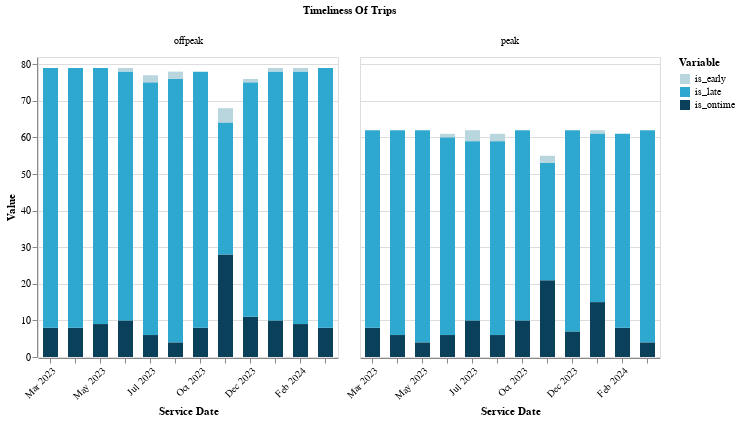

Notebook code for this chart:
### Markdown cell above
#### How on time is this route?

### Code cell
(
    alt.Chart(df_timeliness.loc[df_timeliness.direction_id == 0])
    .mark_bar(size=15)
    .encode(
        x=alt.X(
            "yearmonthdate(service_date):O",
            title=["Service Date"],
            axis=alt.Axis(labelAngle=-45, format="%b %Y"),
        ),
        y=alt.Y(
            "value:Q",
            title=_charts.labeling("value"),
            scale=alt.Scale(
                domain=[
                    (df_timeliness.value.min()),
                    (df_timeliness.value.max() + 10),
                ]
            ),
        ),
        color=alt.Color(
            "variable:N",
            title=_charts.labeling("variable"),
            scale=alt.Scale(range=_charts.blue_palette),
        ),
        tooltip=df_timeliness.columns.tolist(),
    )
).properties(width=300, height=300).facet(
    column=alt.Column("time_period:N", title=_charts.labeling("Timeliness of Trips")),
)

### Figure 1 — Vega-Lite specification as saved in the notebook (floating-point values rounded to 4 significant figures)
{"config": {"view": {"continuousWidth": 300, "continuousHeight": 300}}, "data": {"name": "data-b18cc39881cfcf9011f881d8642fc4b4"}, "facet": {"column": {"field": "time_period", "title": "Timeliness Of Trips", "type": "nominal"}}, "spec": {"mark": {"type": "bar", "size": 15}, "encoding": {"color": {"field": "variable", "scale": {"range": ["#B9D6DF", "#2EA8CE", "#0B405B"]}, "title": "Variable", "type": "nominal"}, "tooltip": [{"field": "service_date", "type": "temporal"}, {"field": "organization_name", "type": "nominal"}, {"field": "route_combined_name", "type": "nominal"}, {"field": "time_period", "type": "nominal"}, {"field": "direction_id", "type": "quantitative"}, {"field": "variable", "type": "nominal"}, {"field": "value", "type": "quantitative"}], "x": {"axis": {"format": "%b %Y", "labelAngle": -45}, "field": "service_date", "timeUnit": "yearmonthdate", "title": ["Service Date"], "type": "ordinal"}, "y": {"field": "value", "scale": {"domain": [0, 82]}, "title": "Value", "type": "quantitative"}}, "height": 300, "width": 300}, "$schema": "https://vega.github.io/schema/vega-lite/v5.14.1.json", "datasets": {"data-b18cc39881cfcf9011f881d8642fc4b4": [{"service_date": "2023-04-12T00:00:00", "organization_name": "City and County of San Francisco", "route_combined_name": "30 STOCKTON", "time_period": "offpeak", "direction_id": 0.0, "variable": "is_early", "value": 0}, {"service_date": "2023-05-17T00:00:00", "organization_name": "City and County of San Francisco", "route_combined_name": "30 STOCKTON", "time_period": "offpeak", "direction_id": 0.0, "variable": "is_early", "value": 0}, {"service_date": "2023-06-14T00:00:00", "organization_name": "City and County of San Francisco", "route_combined_name": "30 STOCKTON", "time_period": "offpeak", "direction_id": 0.0, "variable": "is_early", "value": 1}, {"service_date": "2023-07-12T00:00:00", "organization_name": "City and County of San Francisco", "route_combined_name": "30 STOCKTON", "time_period": "offpeak", "direction_id": 0.0, "variable": "is_early", "value": 2}, {"service_date": "2023-08-15T00:00:00", "organization_name": "City and County of San Francisco", "route_combined_name": "30 STOCKTON", "time_period": "offpeak", "direction_id": 0.0, "variable": "is_early", "value": 2}, {"service_date": "2023-10-11T00:00:00", "organization_name": "City and County of San Francisco", "route_combined_name": "30 STOCKTON", "time_period": "offpeak", "direction_id": 0.0, "variable": "is_early", "value": 0}, {"service_date": "2023-11-15T00:00:00", "organization_name": "City and County of San Francisco", "route_combined_name": "30 STOCKTON", "time_period": "offpeak", "direction_id": 0.0, "variable": "is_early", "value": 4}, {"service_date": "2023-12-13T00:00:00", "organization_name": "City and County of San Francisco", "route_combined_name": "30 STOCKTON", "time_period": "offpeak", "direction_id": 0.0, "variable": "is_early", "value": 1}, {"service_date": "2024-01-17T00:00:00", "organization_name": "City and County of San Francisco", "route_combined_name": "30 STOCKTON", "time_period": "offpeak", "direction_id": 0.0, "variable": "is_early", "value": 1}, {"service_date": "2024-02-14T00:00:00", "organization_name": "City and County of San Francisco", "route_combined_name": "30 STOCKTON", "time_period": "offpeak", "direction_id": 0.0, "variable": "is_early", "value": 1}, {"service_date": "2024-03-13T00:00:00", "organization_name": "City and County of San Francisco", "route_combined_name": "30 STOCKTON", "time_period": "offpeak", "direction_id": 0.0, "variable": "is_early", "value": 0}, {"service_date": "2023-04-12T00:00:00", "organization_name": "City and County of San Francisco", "route_combined_name": "30 STOCKTON", "time_period": "peak", "direction_id": 0.0, "variable": "is_early", "value": 0}, {"service_date": "2023-05-17T00:00:00", "organization_name": "City and County of San Francisco", "route_combined_name": "30 STOCKTON", "time_period": "peak", "direction_id": 0.0, "variable": "is_early", "value": 0}, {"service_date": "2023-06-14T00:00:00", "organization_name": "City and County of San Francisco", "route_combined_name": "30 STOCKTON", "time_period": "peak", "direction_id": 0.0, "variable": "is_early", "value": 1}, {"service_date": "2023-07-12T00:00:00", "organization_name": "City and County of San Francisco", "route_combined_name": "30 STOCKTON", "time_period": "peak", "direction_id": 0.0, "variable": "is_early", "value": 3}, {"service_date": "2023-08-15T00:00:00", "organization_name": "City and County of San Francisco", "route_combined_name": "30 STOCKTON", "time_period": "peak", "direction_id": 0.0, "variable": "is_early", "value": 2}, {"service_date": "2023-10-11T00:00:00", "organization_name": "City and County of San Francisco", "route_combined_name": "30 STOCKTON", "time_period": "peak", "direction_id": 0.0, "variable": "is_early", "value": 0}, {"service_date": "2023-11-15T00:00:00", "organization_name": "City and County of San Francisco", "route_combined_name": "30 STOCKTON", "time_period": "peak", "direction_id": 0.0, "variable": "is_early", "value": 2}, {"service_date": "2023-12-13T00:00:00", "organization_name": "City and County of San Francisco", "route_combined_name": "30 STOCKTON", "time_period": "peak", "direction_id": 0.0, "variable": "is_early", "value": 0}, {"service_date": "2024-01-17T00:00:00", "organization_name": "City and County of San Francisco", "route_combined_name": "30 STOCKTON", "time_period": "peak", "direction_id": 0.0, "variable": "is_early", "value": 1}, {"service_date": "2024-02-14T00:00:00", "organization_name": "City and County of San Francisco", "route_combined_name": "30 STOCKTON", "time_period": "peak", "direction_id": 0.0, "variable": "is_early", "value": 0}, {"service_date": "2024-03-13T00:00:00", "organization_name": "City and County of San Francisco", "route_combined_name": "30 STOCKTON", "time_period": "peak", "direction_id": 0.0, "variable": "is_early", "value": 0}, {"service_date": "2023-03-15T00:00:00", "organization_name": "City and County of San Francisco", "route_combined_name": "30 STOCKTON", "time_period": "offpeak", "direction_id": 0.0, "variable": "is_early", "value": 0}, {"service_date": "2023-03-15T00:00:00", "organization_name": "City and County of San Francisco", "route_combined_name": "30 STOCKTON", "time_period": "peak", "direction_id": 0.0, "variable": "is_early", "value": 0}, {"service_date": "2023-04-12T00:00:00", "organization_name": "City and County of San Francisco", "route_combined_name": "30 STOCKTON", "time_period": "offpeak", "direction_id": 0.0, "variable": "is_ontime", "value": 8}, {"service_date": "2023-05-17T00:00:00", "organization_name": "City and County of San Francisco", "route_combined_name": "30 STOCKTON", "time_period": "offpeak", "direction_id": 0.0, "variable": "is_ontime", "value": 9}, {"service_date": "2023-06-14T00:00:00", "organization_name": "City and County of San Francisco", "route_combined_name": "30 STOCKTON", "time_period": "offpeak", "direction_id": 0.0, "variable": "is_ontime", "value": 10}, {"service_date": "2023-07-12T00:00:00", "organization_name": "City and County of San Francisco", "route_combined_name": "30 STOCKTON", "time_period": "offpeak", "direction_id": 0.0, "variable": "is_ontime", "value": 6}, {"service_date": "2023-08-15T00:00:00", "organization_name": "City and County of San Francisco", "route_combined_name": "30 STOCKTON", "time_period": "offpeak", "direction_id": 0.0, "variable": "is_ontime", "value": 4}, {"service_date": "2023-10-11T00:00:00", "organization_name": "City and County of San Francisco", "route_combined_name": "30 STOCKTON", "time_period": "offpeak", "direction_id": 0.0, "variable": "is_ontime", "value": 8}, {"service_date": "2023-11-15T00:00:00", "organization_name": "City and County of San Francisco", "route_combined_name": "30 STOCKTON", "time_period": "offpeak", "direction_id": 0.0, "variable": "is_ontime", "value": 28}, {"service_date": "2023-12-13T00:00:00", "organization_name": "City and County of San Francisco", "route_combined_name": "30 STOCKTON", "time_period": "offpeak", "direction_id": 0.0, "variable": "is_ontime", "value": 11}, {"service_date": "2024-01-17T00:00:00", "organization_name": "City and County of San Francisco", "route_combined_name": "30 STOCKTON", "time_period": "offpeak", "direction_id": 0.0, "variable": "is_ontime", "value": 10}, {"service_date": "2024-02-14T00:00:00", "organization_name": "City and County of San Francisco", "route_combined_name": "30 STOCKTON", "time_period": "offpeak", "direction_id": 0.0, "variable": "is_ontime", "value": 9}, {"service_date": "2024-03-13T00:00:00", "organization_name": "City and County of San Francisco", "route_combined_name": "30 STOCKTON", "time_period": "offpeak", "direction_id": 0.0, "variable": "is_ontime", "value": 8}, {"service_date": "2023-04-12T00:00:00", "organization_name": "City and County of San Francisco", "route_combined_name": "30 STOCKTON", "time_period": "peak", "direction_id": 0.0, "variable": "is_ontime", "value": 6}, {"service_date": "2023-05-17T00:00:00", "organization_name": "City and County of San Francisco", "route_combined_name": "30 STOCKTON", "time_period": "peak", "direction_id": 0.0, "variable": "is_ontime", "value": 4}, {"service_date": "2023-06-14T00:00:00", "organization_name": "City and County of San Francisco", "route_combined_name": "30 STOCKTON", "time_period": "peak", "direction_id": 0.0, "variable": "is_ontime", "value": 6}, {"service_date": "2023-07-12T00:00:00", "organization_name": "City and County of San Francisco", "route_combined_name": "30 STOCKTON", "time_period": "peak", "direction_id": 0.0, "variable": "is_ontime", "value": 10}, {"service_date": "2023-08-15T00:00:00", "organization_name": "City and County of San Francisco", "route_combined_name": "30 STOCKTON", "time_period": "peak", "direction_id": 0.0, "variable": "is_ontime", "value": 6}, {"service_date": "2023-10-11T00:00:00", "organization_name": "City and County of San Francisco", "route_combined_name": "30 STOCKTON", "time_period": "peak", "direction_id": 0.0, "variable": "is_ontime", "value": 10}, {"service_date": "2023-11-15T00:00:00", "organization_name": "City and County of San Francisco", "route_combined_name": "30 STOCKTON", "time_period": "peak", "direction_id": 0.0, "variable": "is_ontime", "value": 21}, {"service_date": "2023-12-13T00:00:00", "organization_name": "City and County of San Francisco", "route_combined_name": "30 STOCKTON", "time_period": "peak", "direction_id": 0.0, "variable": "is_ontime", "value": 7}, {"service_date": "2024-01-17T00:00:00", "organization_name": "City and County of San Francisco", "route_combined_name": "30 STOCKTON", "time_period": "peak", "direction_id": 0.0, "variable": "is_ontime", "value": 15}, {"service_date": "2024-02-14T00:00:00", "organization_name": "City and County of San Francisco", "route_combined_name": "30 STOCKTON", "time_period": "peak", "direction_id": 0.0, "variable": "is_ontime", "value": 8}, {"service_date": "2024-03-13T00:00:00", "organization_name": "City and County of San Francisco", "route_combined_name": "30 STOCKTON", "time_period": "peak", "direction_id": 0.0, "variable": "is_ontime", "value": 4}, {"service_date": "2023-03-15T00:00:00", "organization_name": "City and County of San Francisco", "route_combined_name": "30 STOCKTON", "time_period": "offpeak", "direction_id": 0.0, "variable": "is_ontime", "value": 8}, {"service_date": "2023-03-15T00:00:00", "organization_name": "City and County of San Francisco", "route_combined_name": "30 STOCKTON", "time_period": "peak", "direction_id": 0.0, "variable": "is_ontime", "value": 8}, {"service_date": "2023-04-12T00:00:00", "organization_name": "City and County of San Francisco", "route_combined_name": "30 STOCKTON", "time_period": "offpeak", "direction_id": 0.0, "variable": "is_late", "value": 71}, {"service_date": "2023-05-17T00:00:00", "organization_name": "City and County of San Francisco", "route_combined_name": "30 STOCKTON", "time_period": "offpeak", "direction_id": 0.0, "variable": "is_late", "value": 70}, {"service_date": "2023-06-14T00:00:00", "organization_name": "City and County of San Francisco", "route_combined_name": "30 STOCKTON", "time_period": "offpeak", "direction_id": 0.0, "variable": "is_late", "value": 68}, {"service_date": "2023-07-12T00:00:00", "organization_name": "City and County of San Francisco", "route_combined_name": "30 STOCKTON", "time_period": "offpeak", "direction_id": 0.0, "variable": "is_late", "value": 69}, {"service_date": "2023-08-15T00:00:00", "organization_name": "City and County of San Francisco", "route_combined_name": "30 STOCKTON", "time_period": "offpeak", "direction_id": 0.0, "variable": "is_late", "value": 72}, {"service_date": "2023-10-11T00:00:00", "organization_name": "City and County of San Francisco", "route_combined_name": "30 STOCKTON", "time_period": "offpeak", "direction_id": 0.0, "variable": "is_late", "value": 70}, {"service_date": "2023-11-15T00:00:00", "organization_name": "City and County of San Francisco", "route_combined_name": "30 STOCKTON", "time_period": "offpeak", "direction_id": 0.0, "variable": "is_late", "value": 36}, {"service_date": "2023-12-13T00:00:00", "organization_name": "City and County of San Francisco", "route_combined_name": "30 STOCKTON", "time_period": "offpeak", "direction_id": 0.0, "variable": "is_late", "value": 64}, {"service_date": "2024-01-17T00:00:00", "organization_name": "City and County of San Francisco", "route_combined_name": "30 STOCKTON", "time_period": "offpeak", "direction_id": 0.0, "variable": "is_late", "value": 68}, {"service_date": "2024-02-14T00:00:00", "organization_name": "City and County of San Francisco", "route_combined_name": "30 STOCKTON", "time_period": "offpeak", "direction_id": 0.0, "variable": "is_late", "value": 69}, {"service_date": "2024-03-13T00:00:00", "organization_name": "City and County of San Francisco", "route_combined_name": "30 STOCKTON", "time_period": "offpeak", "direction_id": 0.0, "variable": "is_late", "value": 71}, {"service_date": "2023-04-12T00:00:00", "organization_name": "City and County of San Francisco", "route_combined_name": "30 STOCKTON", "time_period": "peak", "direction_id": 0.0, "variable": "is_late", "value": 56}, {"service_date": "2023-05-17T00:00:00", "organization_name": "City and County of San Francisco", "route_combined_name": "30 STOCKTON", "time_period": "peak", "direction_id": 0.0, "variable": "is_late", "value": 58}, {"service_date": "2023-06-14T00:00:00", "organization_name": "City and County of San Francisco", "route_combined_name": "30 STOCKTON", "time_period": "peak", "direction_id": 0.0, "variable": "is_late", "value": 54}, {"service_date": "2023-07-12T00:00:00", "organization_name": "City and County of San Francisco", "route_combined_name": "30 STOCKTON", "time_period": "peak", "direction_id": 0.0, "variable": "is_late", "value": 49}, {"service_date": "2023-08-15T00:00:00", "organization_name": "City and County of San Francisco", "route_combined_name": "30 STOCKTON", "time_period": "peak", "direction_id": 0.0, "variable": "is_late", "value": 53}, {"service_date": "2023-10-11T00:00:00", "organization_name": "City and County of San Francisco", "route_combined_name": "30 STOCKTON", "time_period": "peak", "direction_id": 0.0, "variable": "is_late", "value": 52}, {"service_date": "2023-11-15T00:00:00", "organization_name": "City and County of San Francisco", "route_combined_name": "30 STOCKTON", "time_period": "peak", "direction_id": 0.0, "variable": "is_late", "value": 32}, {"service_date": "2023-12-13T00:00:00", "organization_name": "City and County of San Francisco", "route_combined_name": "30 STOCKTON", "time_period": "peak", "direction_id": 0.0, "variable": "is_late", "value": 55}, {"service_date": "2024-01-17T00:00:00", "organization_name": "City and County of San Francisco", "route_combined_name": "30 STOCKTON", "time_period": "peak", "direction_id": 0.0, "variable": "is_late", "value": 46}, {"service_date": "2024-02-14T00:00:00", "organization_name": "City and County of San Francisco", "route_combined_name": "30 STOCKTON", "time_period": "peak", "direction_id": 0.0, "variable": "is_late", "value": 53}, {"service_date": "2024-03-13T00:00:00", "organization_name": "City and County of San Francisco", "route_combined_name": "30 STOCKTON", "time_period": "peak", "direction_id": 0.0, "variable": "is_late", "value": 58}, {"service_date": "2023-03-15T00:00:00", "organization_name": "City and County of San Francisco", "route_combined_name": "30 STOCKTON", "time_period": "offpeak", "direction_id": 0.0, "variable": "is_late", "value": 71}, {"service_date": "2023-03-15T00:00:00", "organization_name": "City and County of San Francisco", "route_combined_name": "30 STOCKTON", "time_period": "peak", "direction_id": 0.0, "variable": "is_late", "value": 54}]}}
